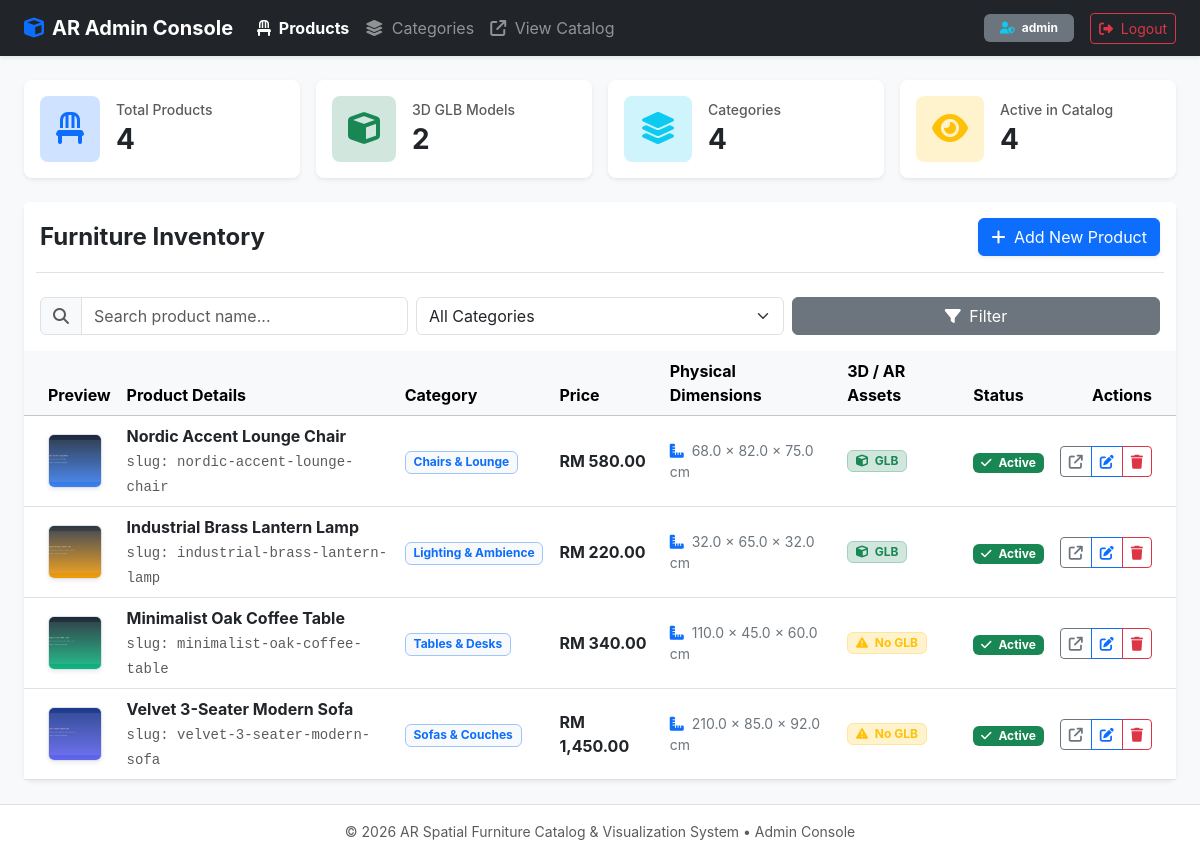
The page /admin/index.php (signed in) on the database its author committed.
### tables this page shows
CREATE TABLE `products` (
  `id` INT UNSIGNED AUTO_INCREMENT PRIMARY KEY,
  `category_id` INT UNSIGNED NOT NULL,
  `slug` VARCHAR(150) NOT NULL UNIQUE,
  `name` VARCHAR(150) NOT NULL,
  `description` TEXT NULL,
  `price` DECIMAL(10, 2) NOT NULL DEFAULT 0.00,
  `currency` VARCHAR(10) NOT NULL DEFAULT 'RM',
  `glb_path` VARCHAR(255) NULL,
  `usdz_path` VARCHAR(255) NULL,
  `thumb_path` VARCHAR(255) NULL,
  `width_cm` DECIMAL(6, 1) NULL DEFAULT 0.0,
  `height_cm` DECIMAL(6, 1) NULL DEFAULT 0.0,
  `depth_cm` DECIMAL(6, 1) NULL DEFAULT 0.0,
  `glb_x_m` DECIMAL(6, 3) NULL DEFAULT 0.000,
  `glb_y_m` DECIMAL(6, 3) NULL DEFAULT 0.000,
  `glb_z_m` DECIMAL(6, 3) NULL DEFAULT 0.000,
  `is_active` TINYINT(1) NOT NULL DEFAULT 1,
  `sort_order` INT NOT NULL DEFAULT 0,
  `created_at` DATETIME DEFAULT CURRENT_TIMESTAMP,
  `updated_at` DATETIME DEFAULT CURRENT_TIMESTAMP ON UPDATE CURRENT_TIMESTAMP,
  CONSTRAINT `fk_products_category` FOREIGN KEY (`category_id`) REFERENCES `categories` (`id`) ON DELETE CASCADE
);

CREATE TABLE `categories` (
  `id` INT UNSIGNED AUTO_INCREMENT PRIMARY KEY,
  `slug` VARCHAR(100) NOT NULL UNIQUE,
  `name` VARCHAR(100) NOT NULL,
  `sort_order` INT NOT NULL DEFAULT 0,
  `is_active` TINYINT(1) NOT NULL DEFAULT 1,
  `created_at` DATETIME DEFAULT CURRENT_TIMESTAMP
);

### includes/products.php (called while the page is built, shortened)
<?php
require_once __DIR__ . '/../config/config.php';
function getProducts(?int $categoryId = null, bool $activeOnly = true, ?string $search = null): array {
    $db = getDB();
    $sql = "SELECT p.*, c.name AS category_name, c.slug AS category_slug
            FROM products p
            JOIN categories c ON p.category_id = c.id";
    $params = [];
    $sql .= " ORDER BY p.sort_order ASC, p.id DESC";
    $stmt = $db->prepare($sql);
    $stmt->execute($params);
    return $stmt->fetchAll();
}
function formatPrice(float $price, string $currency = APP_CURRENCY): string {
    return $currency . ' ' . number_format($price, 2);
}

### includes/categories.php (called while the page is built, shortened)
<?php
function getAllCategories(bool $activeOnly = false): array {
    $db = getDB();
    $sql = "SELECT c.*, COUNT(p.id) AS product_count
            FROM categories c
            LEFT JOIN products p ON c.id = p.category_id ";
    $sql .= " GROUP BY c.id ORDER BY c.sort_order ASC, c.name ASC";
    return $db->query($sql)->fetchAll();
}

### config/config.php (called while the page is built, shortened)
<?php
function getBaseUrl(): string {
    $isHttps = (!empty($_SERVER['HTTPS']) && $_SERVER['HTTPS'] !== 'off') ||
               (!empty($_SERVER['SERVER_PORT']) && $_SERVER['SERVER_PORT'] == 443) ||
               (!empty($_SERVER['HTTP_X_FORWARDED_PROTO']) && $_SERVER['HTTP_X_FORWARDED_PROTO'] === 'https');
    $protocol = $isHttps ? "https://" : "http://";
    $host = $_SERVER['HTTP_HOST'] ?? 'localhost';
    $scriptName = str_replace('\\', '/', $_SERVER['SCRIPT_NAME'] ?? '/index.php');
    $dir = str_replace('\\', '/', dirname($scriptName));
    $dir = preg_replace('#/(admin|api|includes|config)$#i', '', $dir);
    $path = ($dir === '/' || $dir === '.') ? '' : $dir;
    return rtrim($protocol . $host . $path, '/') . '/';
}

### includes/auth.php (called while the page is built, shortened)
<?php
function generateCSRFToken(): string {
    return $_SESSION['csrf_token'];
}
function sanitize(?string $str): string {
    return htmlspecialchars(trim((string)$str), ENT_QUOTES, 'UTF-8');
}

### admin/index.php (the view, shortened to what this page needs)
<?php
require_once __DIR__ . '/../config/config.php';
require_once __DIR__ . '/../includes/admin_layout.php';
require_once __DIR__ . '/../includes/products.php';
require_once __DIR__ . '/../includes/categories.php';
$baseUrl = getBaseUrl();
$selectedCat = isset($_GET['category_id']) && $_GET['category_id'] !== '' ? (int)$_GET['category_id'] : null;
$search = trim($_GET['search'] ?? '');
$products = getProducts($selectedCat, false, $search);
$categories = getAllCategories();
$totalProducts = count($products);
$totalGlb = 0;
$activeCount = 0;
foreach ($products as $p) {
    if (!empty($p['glb_path'])) $totalGlb++;
    if ($p['is_active']) $activeCount++;
}
?>
<div class="row g-3 mb-4">
    <div class="col-12 col-sm-6 col-xl-3">
        <div class="card border-0 shadow-sm rounded-3 bg-white">
            <div class="card-body d-flex align-items-center">
                <div class="rounded-3 bg-primary-subtle text-primary p-3 me-3">
                    <i class="fa-solid fa-chair fa-2x"></i>
                </div>
                <div>
                    <h6 class="text-muted small mb-1">Total Products</h6>
                    <h3 class="fw-bold mb-0"><?= $totalProducts ?></h3>
                </div>
            </div>
        </div>
    </div>
    <div class="col-12 col-sm-6 col-xl-3">
        <div class="card border-0 shadow-sm rounded-3 bg-white">
            <div class="card-body d-flex align-items-center">
                <div class="rounded-3 bg-success-subtle text-success p-3 me-3">
                    <i class="fa-solid fa-cube fa-2x"></i>
                </div>
                <div>
                    <h6 class="text-muted small mb-1">3D GLB Models</h6>
                    <h3 class="fw-bold mb-0"><?= $totalGlb ?></h3>
                </div>
            </div>
        </div>
    </div>
    <div class="col-12 col-sm-6 col-xl-3">
        <div class="card border-0 shadow-sm rounded-3 bg-white">
            <div class="card-body d-flex align-items-center">
                <div class="rounded-3 bg-info-subtle text-info p-3 me-3">
                    <i class="fa-solid fa-layer-group fa-2x"></i>
                </div>
                <div>
                    <h6 class="text-muted small mb-1">Categories</h6>
                    <h3 class="fw-bold mb-0"><?= count($categories) ?></h3>
                </div>
            </div>
        </div>
    </div>
    <div class="col-12 col-sm-6 col-xl-3">
        <div class="card border-0 shadow-sm rounded-3 bg-white">
            <div class="card-body d-flex align-items-center">
                <div class="rounded-3 bg-warning-subtle text-warning p-3 me-3">
                    <i class="fa-solid fa-eye fa-2x"></i>
                </div>
                <div>
                    <h6 class="text-muted small mb-1">Active in Catalog</h6>
                    <h3 class="fw-bold mb-0"><?= $activeCount ?></h3>
                </div>
            </div>
        </div>
    </div>
</div>
<div class="card border-0 shadow-sm rounded-3">
    <div class="card-header bg-white py-3 border-0">
        <div class="row align-items-center g-3">
            <div class="col-12 col-md-5">
                <h4 class="fw-bold text-dark mb-0">Furniture Inventory</h4>
            </div>
            <div class="col-12 col-md-7 d-flex flex-wrap justify-content-md-end gap-2">
                <a href="<?= $baseUrl ?>admin/product_edit.php" class="btn btn-primary shadow-sm">
                    <i class="fa-solid fa-plus me-1"></i> Add New Product
                </a>
            </div>
        </div>
        <form method="GET" action="<?= $baseUrl ?>admin/index.php" class="row g-2 mt-3 pt-3 border-top">
            <div class="col-12 col-md-4">
                <div class="input-group">
                    <span class="input-group-text bg-light"><i class="fa-solid fa-magnifying-glass text-muted"></i></span>
                    <input type="text" name="search" class="form-control" placeholder="Search product name..." value="<?= sanitize($search) ?>">
                </div>
            </div>
            <div class="col-12 col-md-4">
                <select name="category_id" class="form-select">
                    <option value="">All Categories</option>
                </select>
            </div>
            <div class="col-12 col-md-4 d-flex gap-2">
                <button type="submit" class="btn btn-secondary flex-grow-1"><i class="fa-solid fa-filter me-1"></i> Filter</button>
            </div>
        </form>
    </div>
    <div class="card-body p-0">
        <div class="table-responsive">
            <table class="table table-hover align-middle mb-0">
                <thead class="table-light">
                    <tr>
                        <th style="width:70px;" class="ps-4">Preview</th>
                        <th>Product Details</th>
                        <th>Category</th>
                        <th>Price</th>
                        <th>Physical Dimensions</th>
                        <th>3D / AR Assets</th>
                        <th>Status</th>
                        <th class="text-end pe-4">Actions</th>
                    </tr>
                </thead>
                <tbody>
                    <?php if (empty($products)): ?>
                        <tr>
                            <td colspan="8" class="text-center py-5 text-muted">
                                <i class="fa-solid fa-box-open fa-3x mb-3 text-secondary opacity-50"></i>
                                <p class="mb-0">No products found matching the criteria.</p>
                            </td>
                        </tr>
                    <?php else: ?>
                        <?php foreach ($products as $p): ?>
                            <tr>
                                <td class="ps-4">
                                    <?php
                                    $thumbFile = $p['thumb_path'] ? realpath(__DIR__ . '/../' . $p['thumb_path']) : null;
                                    if ($thumbFile && file_exists($thumbFile)): ?>
                                        <img src="<?= $baseUrl . sanitize($p['thumb_path']) ?>" alt="<?= sanitize($p['name']) ?>" width="54" height="54" class="rounded object-fit-cover border shadow-sm">
                                    <?php else: ?>
                                        <div class="bg-light text-muted border rounded d-flex align-items-center justify-content-center" style="width:54px;height:54px;">
                                            <i class="fa-solid fa-chair text-secondary"></i>
                                        </div>
                                    <?php endif; ?>
                                </td>
                                <td>
                                    <div class="fw-bold text-dark"><?= sanitize($p['name']) ?></div>
                                    <small class="text-muted font-monospace">slug: <?= sanitize($p['slug']) ?></small>
                                </td>
                                <td>
                                    <span class="badge bg-light text-primary border border-primary-subtle">
                                        <?= sanitize($p['category_name']) ?>
                                    </span>
                                </td>
                                <td class="fw-bold text-dark">
                                    <?= formatPrice((float)$p['price'], $p['currency']) ?>
                                </td>
                                <td class="small text-secondary">
                                    <i class="fa-solid fa-ruler-combined text-primary me-1"></i>
                                    <?= number_format((float)$p['width_cm'], 1) ?> × <?= number_format((float)$p['height_cm'], 1) ?> × <?= number_format((float)$p['depth_cm'], 1) ?> cm
                                </td>
                                <td>
                                    <div class="d-flex flex-wrap gap-1">
                                        <?php if (!empty($p['glb_path'])): ?>
                                            <span class="badge bg-success-subtle text-success border border-success-subtle" title="GLB / WebXR format">
                                                <i class="fa-solid fa-cube me-1"></i> GLB
                                            </span>
                                        <?php else: ?>
                                            <span class="badge bg-warning-subtle text-warning border border-warning-subtle" title="Missing WebXR GLB">
                                                <i class="fa-solid fa-triangle-exclamation me-1"></i> No GLB
                                            </span>
                                        <?php endif; ?>
                                    </div>
                                </td>
                                <td>
                                    <?php if ($p['is_active']): ?>
                                        <span class="badge bg-success"><i class="fa-solid fa-check me-1"></i> Active</span>
                                    <?php else: ?>
                                        <span class="badge bg-secondary"><i class="fa-solid fa-eye-slash me-1"></i> Hidden</span>
                                    <?php endif; ?>
                                </td>
                                <td class="text-end pe-4">
                                    <div class="btn-group btn-group-sm">
                                        <a href="<?= $baseUrl ?>product.php?slug=<?= urlencode($p['slug']) ?>" target="_blank" class="btn btn-outline-secondary" title="View Public AR Page">
                                            <i class="fa-solid fa-arrow-up-right-from-square"></i>
                                        </a>
                                        <a href="<?= $baseUrl ?>admin/product_edit.php?id=<?= (int)$p['id'] ?>" class="btn btn-outline-primary" title="Edit Product">
                                            <i class="fa-solid fa-pen-to-square"></i>
                                        </a>
                                        <a href="<?= $baseUrl ?>admin/product_delete.php?id=<?= (int)$p['id'] ?>&token=<?= generateCSRFToken() ?>"
                                           class="btn btn-outline-danger"
                                           title="Delete Product"
                                           onclick="return confirm('Are you sure you want to delete \'<?= addslashes(sanitize($p['name'])) ?>\'? This action cannot be undone.');">
                                            <i class="fa-solid fa-trash"></i>
                                        </a>
                                    </div>
                                </td>
                            </tr>
                        <?php endforeach; ?>
                    <?php endif; ?>
                </tbody>
            </table>
        </div>
    </div>
</div>

### css/style.css (style rules this page uses)
:root { --primary-color: #2563eb; --primary-hover: #1d4ed8; --primary-light: #eff6ff; --dark-bg: #0f172a; --light-bg: #f8fafc; --card-shadow: 0 4px 6px -1px rgba(0, 0, 0, 0.08), 0 2px 4px -2px rgba(0, 0, 0, 0.04); --hover-shadow: 0 20px 25px -5px rgba(0, 0, 0, 0.1), 0 8px 10px -6px rgba(0, 0, 0, 0.05); }
body { font-family: -apple-system, BlinkMacSystemFont, "Segoe UI", Roboto, "Helvetica Neue", Arial, sans-serif; color: #1e293b; background-color: var(--light-bg); }

### rows shown on the page
products: thumb_path (picture), name "Nordic Accent Lounge Chair", slug "nordic-accent-lounge-chair", category.name "Chairs & Lounge", formatPrice((float)$p['price'], $p['currency']) "RM 580.00", width_cm "68.0", height_cm "82.0", depth_cm "75.0", shows "GLB", is_active 1 (drawn)
products: thumb_path (picture), name "Industrial Brass Lantern Lamp", slug "industrial-brass-lantern-lamp", category.name "Lighting & Ambience", formatPrice((float)$p['price'], $p['currency']) "RM 220.00", width_cm "32.0", height_cm "65.0", depth_cm "32.0", shows "GLB", is_active 1 (drawn)
products: thumb_path (picture), name "Minimalist Oak Coffee Table", slug "minimalist-oak-coffee-table", category.name "Tables & Desks", formatPrice((float)$p['price'], $p['currency']) "RM 340.00", width_cm "110.0", height_cm "45.0", depth_cm "60.0", glb_path "No GLB", is_active 1 (drawn)
products: thumb_path (picture), name "Velvet 3-Seater Modern Sofa", slug "velvet-3-seater-modern-sofa", category.name "Sofas & Couches", formatPrice((float)$p['price'], $p['currency']) "RM 1,450.00", width_cm "210.0", height_cm "85.0", depth_cm "92.0", glb_path "No GLB", is_active 1 (drawn)

### other values the page prints
$adminUser "admin"
$totalProducts "4"
$totalGlb "2"
count($categories) "4"
$activeCount "4"
